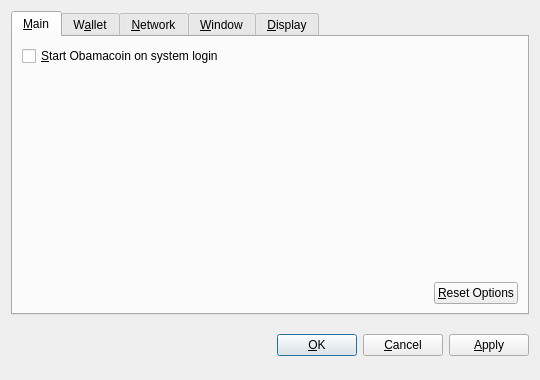
<?xml version="1.0" encoding="UTF-8"?>
<ui version="4.0">
 <class>OptionsDialog</class>
 <widget class="QDialog" name="OptionsDialog">
  <property name="geometry">
   <rect>
    <x>0</x>
    <y>0</y>
    <width>540</width>
    <height>380</height>
   </rect>
  </property>
  <property name="windowTitle">
   <string>Options</string>
  </property>
  <property name="modal">
   <bool>true</bool>
  </property>
  <layout class="QVBoxLayout" name="verticalLayout">
   <item>
    <widget class="QTabWidget" name="tabWidget">
     <property name="tabPosition">
      <enum>QTabWidget::North</enum>
     </property>
     <property name="currentIndex">
      <number>0</number>
     </property>
     <widget class="QWidget" name="tabMain">
      <attribute name="title">
       <string>&amp;Main</string>
      </attribute>
      <layout class="QVBoxLayout" name="verticalLayout_Main">
       <item>
        <widget class="QCheckBox" name="bitcoinAtStartup">
         <property name="toolTip">
          <string>Automatically start Obamacoin after logging in to the system.</string>
         </property>
         <property name="text">
          <string>&amp;Start Obamacoin on system login</string>
         </property>
        </widget>
       </item>
       <item>
        <spacer name="verticalSpacer_Main">
         <property name="orientation">
          <enum>Qt::Vertical</enum>
         </property>
         <property name="sizeHint" stdset="0">
          <size>
           <width>20</width>
           <height>40</height>
          </size>
         </property>
        </spacer>
       </item>
       <item>
        <layout class="QHBoxLayout" name="horizontalLayout_2_Main">
         <item>
          <spacer name="horizontalSpacer_2_Main">
           <property name="orientation">
            <enum>Qt::Horizontal</enum>
           </property>
           <property name="sizeHint" stdset="0">
            <size>
             <width>40</width>
             <height>20</height>
            </size>
           </property>
          </spacer>
         </item>
         <item>
          <widget class="QPushButton" name="resetButton">
           <property name="toolTip">
            <string>Reset all client options to default.</string>
           </property>
           <property name="text">
            <string>&amp;Reset Options</string>
           </property>
           <property name="autoDefault">
            <bool>false</bool>
           </property>
          </widget>
         </item>
        </layout>
       </item>
      </layout>
     </widget>
     <widget class="QWidget" name="tabWallet">
      <attribute name="title">
       <string>W&amp;allet</string>
      </attribute>
      <layout class="QVBoxLayout" name="verticalLayout_Network">
       <item>
        <widget class="QLabel" name="transactionFeeInfoLabel">
         <property name="text">
          <string>Optional transaction fee per kB that helps make sure your transactions are processed quickly. Most transactions are 1 kB.</string>
         </property>
         <property name="textFormat">
          <enum>Qt::PlainText</enum>
         </property>
         <property name="wordWrap">
          <bool>true</bool>
         </property>
        </widget>
       </item>
       <item>
        <layout class="QHBoxLayout" name="horizontalLayout_1_Main">
         <item>
          <widget class="QLabel" name="transactionFeeLabel">
           <property name="text">
            <string>Pay transaction &amp;fee</string>
           </property>
           <property name="textFormat">
            <enum>Qt::PlainText</enum>
           </property>
           <property name="buddy">
            <cstring>transactionFee</cstring>
           </property>
          </widget>
         </item>
         <item>
          <widget class="BitcoinAmountField" name="transactionFee"/>
         </item>
         <item>
          <spacer name="horizontalSpacer_1_Main">
           <property name="orientation">
            <enum>Qt::Horizontal</enum>
           </property>
           <property name="sizeHint" stdset="0">
            <size>
             <width>40</width>
             <height>20</height>
            </size>
           </property>
          </spacer>
         </item>
        </layout>
       </item>
       <item>
        <widget class="QLabel" name="label">
         <property name="text">
          <string>If you disable the spending of unconfirmed change, the change from a transaction cannot be used until that transaction has at least one confirmation. This also affects how your balance is computed.</string>
         </property>
         <property name="wordWrap">
          <bool>true</bool>
         </property>
        </widget>
       </item>
       <item>
        <widget class="QCheckBox" name="spendZeroConfChange">
         <property name="text">
          <string>Spend unconfirmed change  (experts only)</string>
         </property>
        </widget>
       </item>
       <item>
        <spacer name="verticalSpacer">
         <property name="orientation">
          <enum>Qt::Vertical</enum>
         </property>
         <property name="sizeHint" stdset="0">
          <size>
           <width>20</width>
           <height>40</height>
          </size>
         </property>
        </spacer>
       </item>
      </layout>
     </widget>
     <widget class="QWidget" name="tabNetwork">
      <attribute name="title">
       <string>&amp;Network</string>
      </attribute>
      <layout class="QVBoxLayout" name="verticalLayout_Network">
       <item>
        <widget class="QCheckBox" name="mapPortUpnp">
         <property name="toolTip">
          <string>Automatically open the Obamacoin client port on the router. This only works when your router supports UPnP and it is enabled.</string>
         </property>
         <property name="text">
          <string>Map port using &amp;UPnP</string>
         </property>
        </widget>
       </item>
       <item>
        <widget class="QCheckBox" name="connectSocks">
         <property name="toolTip">
          <string>Connect to the Obamacoin network through a SOCKS proxy (e.g. when connecting through Tor).</string>
         </property>
         <property name="text">
          <string>&amp;Connect through SOCKS proxy:</string>
         </property>
        </widget>
       </item>
       <item>
        <layout class="QHBoxLayout" name="horizontalLayout_Network">
         <item>
          <widget class="QLabel" name="proxyIpLabel">
           <property name="text">
            <string>Proxy &amp;IP:</string>
           </property>
           <property name="textFormat">
            <enum>Qt::PlainText</enum>
           </property>
           <property name="buddy">
            <cstring>proxyIp</cstring>
           </property>
          </widget>
         </item>
         <item>
          <widget class="QValidatedLineEdit" name="proxyIp">
           <property name="maximumSize">
            <size>
             <width>140</width>
             <height>16777215</height>
            </size>
           </property>
           <property name="toolTip">
            <string>IP address of the proxy (e.g. 127.0.0.1)</string>
           </property>
          </widget>
         </item>
         <item>
          <widget class="QLabel" name="proxyPortLabel">
           <property name="text">
            <string>&amp;Port:</string>
           </property>
           <property name="textFormat">
            <enum>Qt::PlainText</enum>
           </property>
           <property name="buddy">
            <cstring>proxyPort</cstring>
           </property>
          </widget>
         </item>
         <item>
          <widget class="QLineEdit" name="proxyPort">
           <property name="maximumSize">
            <size>
             <width>55</width>
             <height>16777215</height>
            </size>
           </property>
           <property name="toolTip">
            <string>Port of the proxy (e.g. 9050)</string>
           </property>
          </widget>
         </item>
         <item>
          <widget class="QLabel" name="socksVersionLabel">
           <property name="text">
            <string>SOCKS &amp;Version:</string>
           </property>
           <property name="textFormat">
            <enum>Qt::PlainText</enum>
           </property>
           <property name="buddy">
            <cstring>socksVersion</cstring>
           </property>
          </widget>
         </item>
         <item>
          <widget class="QValueComboBox" name="socksVersion">
           <property name="toolTip">
            <string>SOCKS version of the proxy (e.g. 5)</string>
           </property>
          </widget>
         </item>
         <item>
          <spacer name="horizontalSpacer_Network">
           <property name="orientation">
            <enum>Qt::Horizontal</enum>
           </property>
           <property name="sizeHint" stdset="0">
            <size>
             <width>40</width>
             <height>20</height>
            </size>
           </property>
          </spacer>
         </item>
        </layout>
       </item>
       <item>
        <spacer name="verticalSpacer_Network">
         <property name="orientation">
          <enum>Qt::Vertical</enum>
         </property>
         <property name="sizeHint" stdset="0">
          <size>
           <width>20</width>
           <height>40</height>
          </size>
         </property>
        </spacer>
       </item>
      </layout>
     </widget>
     <widget class="QWidget" name="tabWindow">
      <attribute name="title">
       <string>&amp;Window</string>
      </attribute>
      <layout class="QVBoxLayout" name="verticalLayout_Window">
       <item>
        <widget class="QCheckBox" name="minimizeToTray">
         <property name="toolTip">
          <string>Show only a tray icon after minimizing the window.</string>
         </property>
         <property name="text">
          <string>&amp;Minimize to the tray instead of the taskbar</string>
         </property>
        </widget>
       </item>
       <item>
        <widget class="QCheckBox" name="minimizeOnClose">
         <property name="toolTip">
          <string>Minimize instead of exit the application when the window is closed. When this option is enabled, the application will be closed only after selecting Quit in the menu.</string>
         </property>
         <property name="text">
          <string>M&amp;inimize on close</string>
         </property>
        </widget>
       </item>
       <item>
        <spacer name="verticalSpacer_Window">
         <property name="orientation">
          <enum>Qt::Vertical</enum>
         </property>
         <property name="sizeHint" stdset="0">
          <size>
           <width>20</width>
           <height>40</height>
          </size>
         </property>
        </spacer>
       </item>
      </layout>
     </widget>
     <widget class="QWidget" name="tabDisplay">
      <attribute name="title">
       <string>&amp;Display</string>
      </attribute>
      <layout class="QVBoxLayout" name="verticalLayout_Display">
       <item>
        <layout class="QHBoxLayout" name="horizontalLayout_1_Display">
         <item>
          <widget class="QLabel" name="langLabel">
           <property name="text">
            <string>User Interface &amp;language:</string>
           </property>
           <property name="textFormat">
            <enum>Qt::PlainText</enum>
           </property>
           <property name="buddy">
            <cstring>lang</cstring>
           </property>
          </widget>
         </item>
         <item>
          <widget class="QValueComboBox" name="lang">
           <property name="toolTip">
            <string>The user interface language can be set here. This setting will take effect after restarting Obamacoin.</string>
           </property>
          </widget>
         </item>
        </layout>
       </item>
       <item>
        <layout class="QHBoxLayout" name="horizontalLayout_2_Display">
         <item>
          <widget class="QLabel" name="unitLabel">
           <property name="text">
            <string>&amp;Unit to show amounts in:</string>
           </property>
           <property name="textFormat">
            <enum>Qt::PlainText</enum>
           </property>
           <property name="buddy">
            <cstring>unit</cstring>
           </property>
          </widget>
         </item>
         <item>
          <widget class="QValueComboBox" name="unit">
           <property name="toolTip">
            <string>Choose the default subdivision unit to show in the interface and when sending coins.</string>
           </property>
          </widget>
         </item>
        </layout>
       </item>
       <item>
        <widget class="QCheckBox" name="displayAddresses">
         <property name="toolTip">
          <string>Whether to show Obamacoin addresses in the transaction list or not.</string>
         </property>
         <property name="text">
          <string>&amp;Display addresses in transaction list</string>
         </property>
        </widget>
       </item>
       <item>
        <widget class="QCheckBox" name="coinControlFeatures">
         <property name="toolTip">
          <string>Whether to show coin control features or not.</string>
         </property>
         <property name="text">
          <string>Display coin &amp;control features (experts only!)</string>
         </property>
        </widget>
       </item>
       <item>
        <spacer name="verticalSpacer_Display">
         <property name="orientation">
          <enum>Qt::Vertical</enum>
         </property>
         <property name="sizeHint" stdset="0">
          <size>
           <width>20</width>
           <height>40</height>
          </size>
         </property>
        </spacer>
       </item>
      </layout>
     </widget>
    </widget>
   </item>
   <item>
    <layout class="QHBoxLayout" name="horizontalLayout_Buttons">
     <item>
      <spacer name="horizontalSpacer_1">
       <property name="orientation">
        <enum>Qt::Horizontal</enum>
       </property>
       <property name="sizeHint" stdset="0">
        <size>
         <width>40</width>
         <height>48</height>
        </size>
       </property>
      </spacer>
     </item>
     <item>
      <widget class="QLabel" name="statusLabel">
       <property name="font">
        <font>
         <weight>75</weight>
         <bold>true</bold>
        </font>
       </property>
       <property name="text">
        <string/>
       </property>
       <property name="textFormat">
        <enum>Qt::PlainText</enum>
       </property>
       <property name="wordWrap">
        <bool>true</bool>
       </property>
      </widget>
     </item>
     <item>
      <spacer name="horizontalSpacer_2">
       <property name="orientation">
        <enum>Qt::Horizontal</enum>
       </property>
       <property name="sizeHint" stdset="0">
        <size>
         <width>40</width>
         <height>48</height>
        </size>
       </property>
      </spacer>
     </item>
     <item>
      <widget class="QPushButton" name="okButton">
       <property name="text">
        <string>&amp;OK</string>
       </property>
      </widget>
     </item>
     <item>
      <widget class="QPushButton" name="cancelButton">
       <property name="text">
        <string>&amp;Cancel</string>
       </property>
       <property name="autoDefault">
        <bool>false</bool>
       </property>
      </widget>
     </item>
     <item>
      <widget class="QPushButton" name="applyButton">
       <property name="text">
        <string>&amp;Apply</string>
       </property>
       <property name="autoDefault">
        <bool>false</bool>
       </property>
      </widget>
     </item>
    </layout>
   </item>
  </layout>
 </widget>
 <customwidgets>
  <customwidget>
   <class>BitcoinAmountField</class>
   <extends>QSpinBox</extends>
   <header>bitcoinamountfield.h</header>
  </customwidget>
  <customwidget>
   <class>QValueComboBox</class>
   <extends>QComboBox</extends>
   <header>qvaluecombobox.h</header>
  </customwidget>
  <customwidget>
   <class>QValidatedLineEdit</class>
   <extends>QLineEdit</extends>
   <header>qvalidatedlineedit.h</header>
  </customwidget>
 </customwidgets>
 <resources/>
 <connections/>
</ui>
